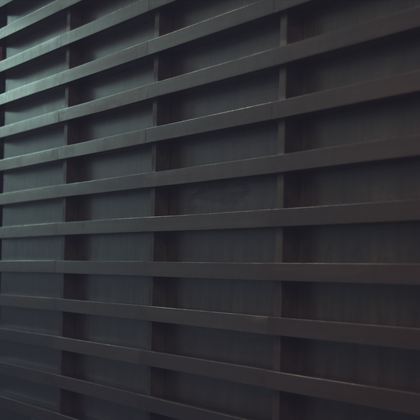
%> input picture 22-demosaicking-algorithms/general_functions/woodwall_0.png, 420 x 420 px, shrunk from 1024 x 1024 before the run; the run also reads 2 pictures not shown here
$ octave Run_EAR.m   (GNU Octave 9; MATLAB toolbox functions it lacks are replaced by stand-ins)
%> lines starting %> are read from the running program, lines starting %| are printed output that depends on the picture; in (x1, y1, x2, y2) boxes, pixels count from 0 and x2, y2 are one past the last pixel; in counts of white or black regions, pixels touching at a corner belong together; the program's own positions count from 1
### 22-demosaicking-algorithms/general_functions/normalize2D.m
% This function normalizes a 2D matrix I0 to a 0-1 2D matrix I.
%
function I=normalize2D(I0)

I0=double(I0);
MAX=max(max(I0));
MIN=min(min(I0));
delta=MAX-MIN;

[r,c]=size(I0);
I=zeros(r,c);
for i=1:r
    for j=1:c
     I(i,j)=((I0(i,j)-MIN)./delta);
    end
end

end

### 22-demosaicking-algorithms/general_functions/calculateStokes.m
% This function calculates the 5 polarization parameters of the pixel.
%
% Output parameters:
%  5 polarization parameters: s0,s1,s2,DOLP,AOLP
%
% Input parameters:
%  4 intensity parameters of the pixel: i0,i45,i90,i135
%
function [s0,s1,s2,DOLP,AOLP] = calculateStokes(i0,i45,i90,i135)

% i0,i45,i90,i135: 0~1;
% make sure S0: 0~1, S1: -1~1, S2: -1~1
s0 = 0.5*(i0 + i45 + i90 + i135);
s0 = s0/2;
s1 = i0 - i90;
s2 = i45 - i135;

% make sure DOLP: 0~1
DOLP = sqrt(s1.*s1 + s2.*s2)./(s0);
DOLP(DOLP>1) = 1;
DOLP(DOLP<0) = 0;
DOLP(isnan(DOLP)) = 0;
DOLP(isinf(DOLP)) = 1;

% make sure AOLP: 0~1
AOLP = (1/2) * atan2(s2,s1);
AOLP = AOLP * 180 / pi;
AOLP = mod(AOLP,180)/180.0;

 if max(i0(:)) > 255 || max(i45(:)) > 255 || max(i90(:)) > 255 || max(i135(:)) > 255
    s1 = (s1 + 65535)/131070;
    s2 = (s2 + 65535)/131070;
 elseif max(i0(:) < 1) || max(i45(:) < 1) || max(i90(:) < 1) || max(i135(:) < 1)
    s1 = (s1 + 1)/2;
    s2 = (s2 + 1)/2;
 else
    s1 = (s1 + 255)/510;
    s2 = (s2 + 255)/510;
 end

end

### 22-demosaicking-algorithms/Edge aware residual (EAR)/Functions/EARI.m
function  [PolarDem_0, PolarDem_45, PolarDem_90, PolarDem_135] = EARI(MPFA,eps,mask_P0,mask_P45,mask_P90,mask_P135)

PolarDem_90 = zeros(size(MPFA));
PolarDem_45 = zeros(size(MPFA));
PolarDem_135 = zeros(size(MPFA));
PolarDem_0 = zeros(size(MPFA));

%% Four-directional intensity estimation
% Four-directional intensity
Fn = [1/8,1/4,1/8;
     1/8,1/4,1/8;
     0,0,0];

Fs = [0,0,0;
     1/8,1/4,1/8;
     1/8,1/4,1/8];

Fw = Fn.'; Fe = Fs.';

Xn = imfilter(MPFA,Fn,'replicate');
Xe = imfilter(MPFA,Fe,'replicate');
Xw = imfilter(MPFA,Fw,'replicate');
Xs = imfilter(MPFA,Fs,'replicate');


%% Weight calculation
% Directional intensity difference
Hn = [-1/2, 1, -1/2;
    1/2, -1, 1/2;
    0, 0, 0];

Hs = [0, 0, 0;
    1/2, -1, 1/2;
    -1/2, 1, -1/2];

Hw = Hn.'; He = Hs.';

In = imfilter(MPFA,Hn,'replicate');
Ie = imfilter(MPFA,He,'replicate');
Iw = imfilter(MPFA,Hw,'replicate');
Is = imfilter(MPFA,Hs,'replicate');

In = abs(In);
Ie = abs(Ie);
Iw = abs(Iw);
Is = abs(Is);

% Smoothing
Mn = [1/15, 1/15, 1/15, 1/15, 1/15;
    1/15, 1/15, 1/15, 1/15, 1/15;
    1/15, 1/15, 1/15, 1/15, 1/15;
    0, 0, 0, 0, 0;
    0, 0, 0, 0, 0];

Ms = [0, 0, 0, 0, 0;
    0, 0, 0, 0, 0;
    1/15, 1/15, 1/15, 1/15, 1/15;
    1/15, 1/15, 1/15, 1/15, 1/15;
    1/15, 1/15, 1/15, 1/15, 1/15];

Mw = Mn.'; Me = Ms.';

wn = imfilter(In,Mn,'replicate');
we = imfilter(Ie,Me,'replicate');
ww = imfilter(Iw,Mw,'replicate');
ws = imfilter(Is,Ms,'replicate');

% Weight
Wn = 1./(wn + eps);
We = 1./(we + eps);
Ww = 1./(ww + eps);
Ws = 1./(ws + eps);

% Weighted averaging (The edge-aware guide)
W = Wn + We + Ww + Ws;
Guide = (Wn.*Xn + We.*Xe + Ww.*Xw + Ws.*Xs)./(W + eps);


%% Residual Interpolation using the edge-aware guide
for c = 1:size(MPFA,3)

    PolarDem_90(:,:,c) = residual_interpolation(Guide(:,:,c),mask_P90.*MPFA(:,:,c),mask_P90,eps);
    PolarDem_45(:,:,c) = residual_interpolation(Guide(:,:,c),mask_P45.*MPFA(:,:,c),mask_P45,eps);
    PolarDem_135(:,:,c) = residual_interpolation(Guide(:,:,c),mask_P135.*MPFA(:,:,c),mask_P135,eps);
    PolarDem_0(:,:,c) = residual_interpolation(Guide(:,:,c),mask_P0.*MPFA(:,:,c),mask_P0,eps);

end

### 22-demosaicking-algorithms/Edge aware residual (EAR)/Functions/residual_interpolation.m
function [output,dif] = residual_interpolation(guide, mosaic, mask, eps)
% parameters for guided upsampling
h = 5;
v = 5;

% Laplacian
F = [ 0, 0,-1, 0, 0;
      0, 0, 0, 0, 0;
     -1, 0, 4, 0,-1;
      0, 0, 0, 0, 0;
      0, 0,-1, 0, 0];
lap_input = imfilter(mosaic, F, 'replicate');
lap_guide = imfilter(guide.*mask, F, 'replicate');

% residual interpolation
[tentative,dif] = guidedfilter_MLRI_wei(guide, mosaic, mask, lap_guide, lap_input, mask, h, v, eps);
tentative = clip(tentative,0,1);
residual = mask.*(mosaic-tentative);
% Bilinear interpoaltion
H = [1/4, 1/2, 1/4;
     1/2,  1 , 1/2;
     1/4, 1/2, 1/4];
residual = imfilter(residual, H, 'replicate');
output = residual + tentative;

end

### 22-demosaicking-algorithms/Edge aware residual (EAR)/Functions/TIP_RI/guidedfilter_MLRI_wei.m
function [q,dif2] = guidedfilter_MLRI_wei(G, R, mask, I, p, M, h, v, eps)

% Image size
[hei, wid] = size(I);
% The number of the sammpled pixels in each local patch
N = boxfilter(M, h, v);
N(find(N == 0)) = 1;
% The size of each local patch; N=(2r+1)^2 except for boundary pixels.
N2 = boxfilter(ones(hei, wid), h, v);

mean_Ip = boxfilter(I.*p.*M, h, v) ./ N;
mean_II = boxfilter(I.*I.*M, h, v) ./ N;

% Eqn. (5) in the paper;
a = mean_Ip ./ (mean_II + eps);

% Eqn. (6) in the paper;
N3 = boxfilter(mask, h, v);
N3(find(N3 == 0)) = 1;
mean_G = boxfilter(G.*mask, h, v) ./ N3;
mean_R = boxfilter(R.*mask, h, v) ./ N3;
b = mean_R - a .* mean_G;

% weighted average
dif2 = boxfilter(G.*G.*mask,h,v).*a.*a+b.*b.*N3+boxfilter(R.*R.*mask,h,v)+2*a.*b.*boxfilter(G.*mask,h,v)-2*b.*boxfilter(R.*mask,h,v)-2*a.*boxfilter(R.*G.*mask,h,v);
dif2 = dif2 ./ N3;
dif = dif2.^1;
dif(find(dif<0.01)) = 0.01;
dif = 1./dif;
wdif = boxfilter(dif,h,v);
wdif(find(wdif<0.01)) = 0.01;
mean_a = boxfilter(a.*dif,h,v) ./ wdif;
mean_b = boxfilter(b.*dif,h,v) ./ wdif;

% Eqn. (8) in the paper;
q = mean_a .* G + mean_b;

end

### Adaptive residual interpolation (ARI)/boxfilter.m
%%%%%%%%%%%%%%%%%%%%%%%%%%%%%%%%%%%%%%%%%%%%%%%%%%%%%%%%%%%%%%%%%%%%%%%%%%%%%%%%%%%
%
%   BOXFILTER   O(1) time box filtering using cumulative sum
%
%   - Definition imDst(x, y)=sum(sum(imSrc(x-h:x+h,y-v:y+v)));
%   - Running time independent of h, v;
%   - Equivalent to the function: colfilt(imSrc, [2*v+1, 2*h+1], 'sliding', @sum);
%   - But much faster.
%
%   This code is modified from the downloaded code of original guided filter paper.
%       http://research.microsoft.com/en-us/um/people/kahe/eccv10/
%       "Guided Image Filtering", by Kaiming He, Jian Sun, and Xiaoou Tang, in TPAMI 2013.
%
%%%%%%%%%%%%%%%%%%%%%%%%%%%%%%%%%%%%%%%%%%%%%%%%%%%%%%%%%%%%%%%%%%%%%%%%%%%%%%%%%%%%
function imDst = boxfilter(imSrc, h, v)

[hei, wid] = size(imSrc);
imDst = zeros( size(imSrc) );

if v ~= 0
%cumulative sum over Y axis
imCum = cumsum(imSrc, 1);
%difference over Y axis
imDst(1:v+1, :) = imCum(1+v:2*v+1, :);
imDst(v+2:hei-v, :) = imCum(2*v+2:hei, :) - imCum(1:hei-2*v-1, :);
imDst(hei-v+1:hei, :) = repmat(imCum(hei, :), [v, 1]) - imCum(hei-2*v:hei-v-1, :);
end

if h ~= 0
    if v ~= 0
        %cumulative sum over X axis
        imCum = cumsum(imDst, 2);
    else
        %cumulative sum over X axis
        imCum = cumsum(imSrc, 2);
    end
%difference over Y axis
imDst(:, 1:h+1) = imCum(:, 1+h:2*h+1);
imDst(:, h+2:wid-h) = imCum(:, 2*h+2:wid) - imCum(:, 1:wid-2*h-1);
imDst(:, wid-h+1:wid) = repmat(imCum(:, wid), [1, h]) - imCum(:, wid-2*h:wid-h-1);
end

end

### 22-demosaicking-algorithms/general_functions/Impsnr.m
% This function calculate the psnr between images X and Y (X or Y is not
% AOLP).
%
% Output parameters:
%  psnr: psnr between images X and Y
%
% Input parameters:
%  X: image whose dimensions should be same to that of Y
%  Y: image whose dimensions should be same to that of X
%  peak (optional): peak value (default: 255)
%  b (optional): border size to be neglected for evaluation
%
function psnr = Impsnr(X, Y, peak, b)

% decide the parameters
if( nargin < 3 ) % nargin is the number of input parameters
 peak = 255;
end

if( nargin < 4 )
 b = 0;
end

if( b > 0 )
 X = X(b:size(X,1)-b, b:size(X,2)-b,:);
 Y = Y(b:size(Y,1)-b, b:size(Y,2)-b,:);
end

% calculate psnr between X and Y
dif = (X - Y);
dif = dif .* dif;
for i=1:size(dif, 3)
 d = dif(:,:,i);
 mse = sum( d(:) ) / numel(d)+1e-32;
 psnr(i) = 10 * log10( peak * peak / mse );
end

end

### 22-demosaicking-algorithms/general_functions/Impsnr_AOLP.m
% This function calculates the psnr between AOLP images X and Y.
%
% Output parameters:
%  psnr: psnr between AOLP images X and Y
%
% Input parameters:
%  X: image whose dimensions should be same to that of Y
%  Y: image whose dimensions should be same to that of X
%  b (optional): border size to be neglected for evaluation
%
function psnr_AOLP = Impsnr_AOLP(x, y, b)

if( b > 0 )
     x = x(b:size(x,1)-b, b:size(x,2)-b,:);
     y = y(b:size(y,1)-b, b:size(y,2)-b,:);
end

 x = within01( x );
 y = within01( y );

 x = x(:);
 y = y(:);

 d0 = x - y;     d0 = d0 .* d0;
 dp = (x+1) - y; dp = dp .* dp;
 dn = (x-1) - y; dn = dn .* dn;

 dif = cat( 3, d0, dp, dn );
 dif = min( dif, [], 3 );

 mse = sum( dif ) / numel(dif);
 psnr_AOLP = 10*log10(1/mse);

end


function dst = within01( src )
 dst = src;

 d = ( dst > 1 );
 while( sum(d(:)) > 0 )
  dst = dst - d;
  d = ( dst > 1 );
 end

 d = ( dst < 0 );
 while( sum(d(:)) > 0 )
  dst = dst + d;
  d = ( dst < 1 );
 end

end

### 22-demosaicking-algorithms/general_functions/DrawPairs.m
% This function shows 10 pairs of polarization-parameter images.
% Each pair contains an origin image and a demosaicked image.
%
% Output parameters:
%  10 pairs of images in 5 figures
%
% Input parameters:
%  all polarization-parameter matrixes (both origin and demisaicked ones)
%
function DrawPairs(I0,I45,I90,I135,S0,S1,S2,DOLP,AOLP,I0_d,I45_d,I90_d,I135_d,S0_d,S1_d,S2_d,DOLP_d,AOLP_d)

%% prepare for origin
 z = ones(size(AOLP));
 hsv = cat(3,AOLP,DOLP,z);
 rgb = hsv2rgb(hsv);

 z = ones(size(AOLP_d));
 hsv_d = cat(3,AOLP_d,DOLP_d,z);
 rgb_d = hsv2rgb(hsv_d);

 %% draw pairs : 5 seperate images
     % intensity images
     figure('units','normalized','outerposition',[0 0 1 1]);set(gcf,'Color',[1,1,1]);
     subplot(2,4,1);imshow(I0(:,:));title(['I0 ']); subplot(2,4,2);imshow(I0_d(:,:));title(['I0-d ']);
     subplot(2,4,3);imshow(I45(:,:));title(['I45 ']); subplot(2,4,4);imshow(I45_d(:,:));title(['I45-d ']);
     subplot(2,4,5);imshow(I90(:,:));title(['I90 ']); subplot(2,4,6);imshow(I90_d(:,:));title(['I90-d ']);
     subplot(2,4,7);imshow(I135(:,:));title(['I135 ']); subplot(2,4,8);imshow(I135_d(:,:));title(['I135-d ']);
     saveas(gcf, 'Results/intensity.png');

     % Stokes images
     figure('units','normalized','outerposition',[0 0 1 1]);set(gcf,'Color',[1,1,1]);
     subplot(1,6,1);imshow(im2double(S0(:,:)));title('S0'); subplot(1,6,2);imshow(im2double(S0_d(:,:)));title('S0-d');
     subplot(1,6,3);imshow(im2double(S1(:,:)));title('S1'); subplot(1,6,4);imshow(im2double(S1_d(:,:)));title('S1-d');
     subplot(1,6,5);imshow(im2double(S2(:,:)));title('S2'); subplot(1,6,6);imshow(im2double(S2_d(:,:)));title('S2-d');
     saveas(gcf, 'Results/stokes.png');

     % DOLP images
     figure(3);
     subplot(1,2,1);imshow((DOLP(:,:)),[0 1 ]);title('DOLP');colorbar('Ticks',[0,0.25,0.50,0.75,1],'TickLabels',{'0%','25%','50%','75%','100%'});
     subplot(1,2,2);imshow((DOLP_d(:,:)),[0 1 ]);title('DOLP-d');colorbar('Ticks',[0,0.25,0.50,0.75,1],'TickLabels',{'0%','25%','50%','75%','100%'});
     saveas(gcf, 'Results/DOLP.png');

     % AOLP images
     figure(4);
     ax2 = subplot(1,2,1);imshow(im2double(AOLP(:,:)));colormap(ax2,'jet');colorbar('Ticks',[0,0.25,0.50,0.75,1],'TickLabels',{'0°','45°','90°','135°','180°'});title('AOLP');
     ax2_d = subplot(1,2,2);imshow(im2double(AOLP_d(:,:)));colormap(ax2_d,'jet');colorbar('Ticks',[0,0.25,0.50,0.75,1],'TickLabels',{'0°','45°','90°','135°','180°'});title('AOLP-d');
     saveas(gcf, 'Results/AOLP.png');

     % AOLP DOLP HSV image
     figure(5);
     subplot(1,2,1);imshow(rgb);title(['AOP-DOP']);
     subplot(1,2,2);imshow(rgb_d);title(['AOP-DOP-d']);
     saveas(gcf, 'Results/AOLP-DOLP.png');

end

### 22-demosaicking-algorithms/Edge aware residual (EAR)/Functions/TIP_RI/clip.m
function [Y] = clip(X, lo, hi)

Y = X;
Y(X<lo) = lo;
Y(X>hi) = hi;

end

### 22-demosaicking-algorithms/Edge aware residual (EAR)/Run_EAR.m
%% Describe:
% This code shows the algorithm's demosaicing ability intuitively.
% It will mosaic a ground-truth scenario first, demosaic it with the
%   specific algorithm discussed in this folder, and then compare
%   the polarization parameters before and after demosaicing.
% It will use subjective and objective indicators to describe the demosaicing
%   performance.
%
%% Note:
% Make sure to put this code and the 'general_functions' folder in the
%   same folder.
%
%% Input:
% 4 RGB polarization images from the scenario 'woodwall'.
%
%% Output:
% 5 figures: showing 9 pairs of ground-truth and demosaiced polarization-
%   parameter images, including I0, I45, I90, I135, S0, S1, S2, DOLP and AOLP.
% A 'result' excel: PSNRs of these 9 pairs of images.


%% PRE
clc
close all;
clear all;
% add functions folder
addpath('general_functions');
addpath(genpath('Functions')); %添加函数文件
filename = sprintf('EARI');
% Result folder
if exist('Results') == 0
    mkdir('Results')
end
tic
% read polarization images from database (4 RGB pics)
I0 = double(imread('woodwall_0.png'));
I45 = double(imread('woodwall_45.png'));
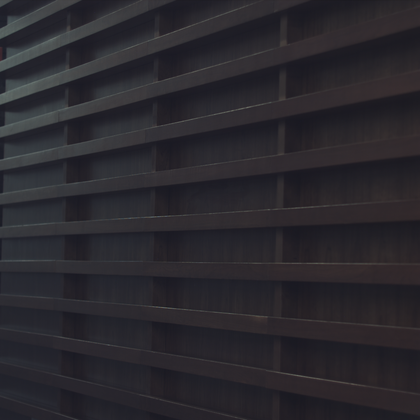
%> input picture 22-demosaicking-algorithms/general_functions/woodwall_45.png, 420 x 420 px, shrunk from 1024 x 1024 before the run
I90 = double(imread('woodwall_90.png'));
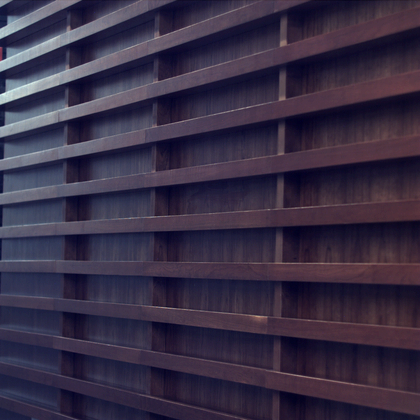
%> I90: size 420x420x3 double; mean R, G, B 40.4, 37.9, 44; mean of the top-left, top-right, bottom-left and bottom-right quarters 45.3, 39.1, 40.2, 38.4; drawn with min black and max white
I135 = double(imread('woodwall_135.png'));
% abstract monochrome polarization image by green channel: origin
I0 = normalize2D(I0(:,:,2));
%> in normalize2D, `MAX=max(max(I0));`: MAX = 199
%> in normalize2D, `MIN=min(min(I0));`: MIN = 24
%> in normalize2D, `delta=MAX-MIN;`: delta = 175
%> after the loop in normalize2D, `for i=1:r`:
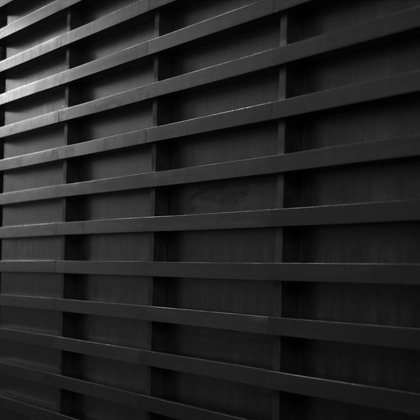
%> I: size 420x420 double; min 0, max 1, mean 0.147
I45 = normalize2D(I45(:,:,2));
I90 = normalize2D(I90(:,:,2));
I135 = normalize2D(I135(:,:,2));
origin = cat(3,I90,I45,I135,I0);
%% caculate Stokes parameters of Origin Image
[S0,S1,S2,DOLP,AOLP] = calculateStokes(I0,I45,I90,I135);
%> in calculateStokes, `DOLP(DOLP>1) = 1;`:
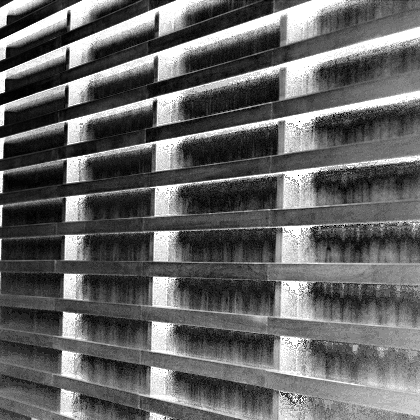
%> DOLP: size 420x420 double; 0% of the values are NaN or infinite; the others: min 0, max 1, mean 0.396; drawn with min black, max white, NaN and infinite black
%> in calculateStokes, `DOLP(isnan(DOLP)) = 0;`: DOLP: size 420x420 double; under 0.01% of pixels changed, all inside (x1, y1, x2, y2) = (298, 121, 300, 176)


%% set mosaic pattern: mask
% 90 45
% 135 0
r = size(I0,1);
%> r = 420
c = size(I0,2);
%> c = 420
mask = [];
for i = 1:2
    for j = 1:2
        temp_mask = zeros(r,c);
        temp_mask(i:2:end,j:2:end) = 1;
        mask = cat(3,mask,temp_mask);
    end
end
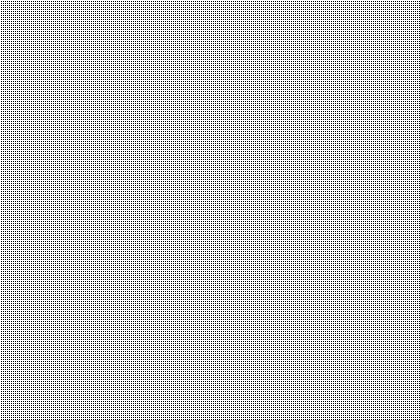
%> mask: size 420x420x4 double; mean R, G, B, A 0.25, 0.25, 0.25, 0.25; transparent parts drawn white
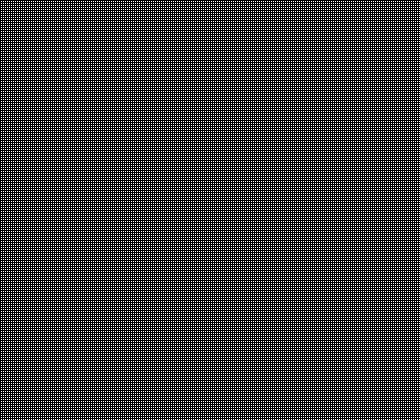
%> temp_mask: size 420x420 double; values 0 (black) and 1 (white), 25% white in thin lines or dots
mask_90 = mask(:,:,1);
mask_45 = mask(:,:,2);
mask_135 = mask(:,:,3);
mask_0 = mask(:,:,4);
%% make the Mosaic Image: mosaic
mosaic(:,:,1) = origin(:,:,1) .* mask_90;
mosaic(:,:,2) = origin(:,:,2) .* mask_45;
mosaic(:,:,3) = origin(:,:,3) .* mask_135;
%> mosaic: size 420x420x3 double
mosaic(:,:,4) = origin(:,:,4) .* mask_0;
%> mosaic: size 420x420x4 double
MPFA=sum(mosaic,3);


%% get the Demosaic Image: demosaic (I0_d,I45_d,I90_d,I135_d)
eps = 10^(-32);
[I0_d,I45_d,I90_d,I135_d] = EARI(MPFA,eps,mask_0,mask_45,mask_90,mask_135);
%> in EARI, `wn = imfilter(In,Mn,'replicate');`:
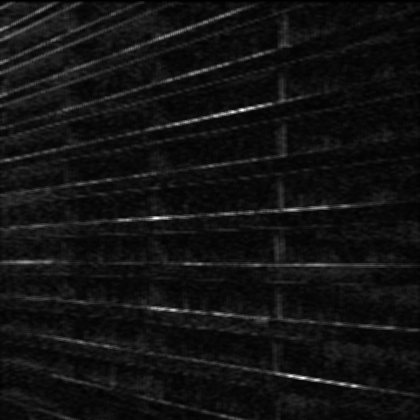
%> wn: size 420x420 double; min 0, max 0.151, mean 0.0109; drawn with min black and max white
toc
t=toc;
%% caculate Stokes parameters of Demosaic Image (S0_d,S1_d,S2_d,DOLP_d,AOLP_d)
[S0_d,S1_d,S2_d,DOLP_d,AOLP_d] = calculateStokes(I0_d,I45_d,I90_d,I135_d);


%% caculate PSNR, and use images
% show 10 image pairs
DrawPairs(I0,I45,I90,I135,S0,S1,S2,DOLP,AOLP,I0_d,I45_d,I90_d,I135_d,S0_d,S1_d,S2_d,DOLP_d,AOLP_d);
% calculate PSNRs by excluding a 15(or 14) pixel wide margin each side
psnr_90 = Impsnr(I90_d,I90,1,15);
%> the loop in Impsnr, `for i=1:size(dif, 3)` made 1 pass
%> mse on pass 1: 0.000125
%> psnr_90 = 39.03
psnr_45 = Impsnr(I45_d,I45,1,15);
%> the loop in Impsnr (call 2), `for i=1:size(dif, 3)` made 1 pass
%> mse on pass 1: 0.000229
%> psnr_45 = 36.4
psnr_135 = Impsnr(I135_d,I135,1,15);
%> psnr_135 = 42.7
psnr_0 = Impsnr(I0_d,I0,1,15);
%> psnr_0 = 41.11
psnr_S0 = Impsnr(S0_d,S0,1,15);
%> psnr_S0 = 42.4
psnr_S1 = Impsnr(S1_d,S1,1,15);
%> psnr_S1 = 43.35
psnr_S2 = Impsnr(S2_d,S2,1,15);
%> psnr_S2 = 41.78
psnr_DOLP = Impsnr(DOLP_d,DOLP,1,15);
%> psnr_DOLP = 20.64
psnr_AOLP = Impsnr_AOLP(AOLP_d,AOLP,15);
%> in Impsnr_AOLP, `mse = sum( dif ) / numel(dif);`: mse = 0.00369
%> in Impsnr_AOLP, `psnr_AOLP = 10*log10(1/mse);`: psnr_AOLP = 24.33
%> psnr_AOLP = 24.33
PSNR=[psnr_0 psnr_45 psnr_90 psnr_135 ;psnr_S0 psnr_S1 psnr_S2 0 ;psnr_DOLP psnr_AOLP 0 0]
%> PSNR = [41.11 36.4 39.03 42.7; 42.4 43.35 41.78 0; 20.64 24.33 0 0]


%% write down the results (create a folder)
result = [psnr_0 psnr_45 psnr_90 psnr_135 psnr_S0 psnr_S1 psnr_S2 psnr_DOLP psnr_AOLP t];
%> result = [41.11 36.4 39.03 42.7 42.4 43.35 41.78 20.64 24.33 6.48]
csvwrite('Results/result.csv',result);
